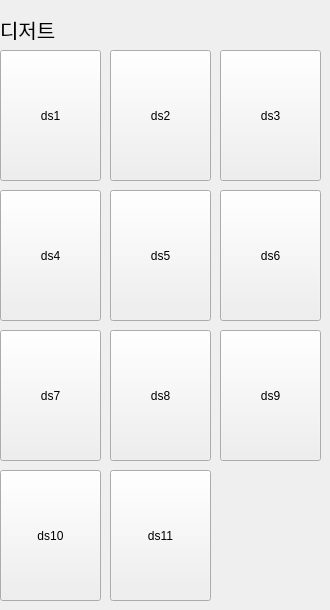
     <widget class="QWidget" name="page_8">
      <widget class="QPushButton" name="btn_ds8">
       <property name="geometry">
        <rect>
         <x>110</x>
         <y>330</y>
         <width>101</width>
         <height>131</height>
        </rect>
       </property>
       <property name="text">
        <string>ds8</string>
       </property>
      </widget>
      <widget class="QPushButton" name="btn_ds5">
       <property name="geometry">
        <rect>
         <x>110</x>
         <y>190</y>
         <width>101</width>
         <height>131</height>
        </rect>
       </property>
       <property name="text">
        <string>ds5</string>
       </property>
      </widget>
      <widget class="QPushButton" name="btn_ds2">
       <property name="geometry">
        <rect>
         <x>110</x>
         <y>50</y>
         <width>101</width>
         <height>131</height>
        </rect>
       </property>
       <property name="text">
        <string>ds2</string>
       </property>
      </widget>
      <widget class="QPushButton" name="btn_ds9">
       <property name="geometry">
        <rect>
         <x>220</x>
         <y>330</y>
         <width>101</width>
         <height>131</height>
        </rect>
       </property>
       <property name="text">
        <string>ds9</string>
       </property>
      </widget>
      <widget class="QLabel" name="label_29">
       <property name="geometry">
        <rect>
         <x>0</x>
         <y>19</y>
         <width>81</width>
         <height>21</height>
        </rect>
       </property>
       <property name="font">
        <font>
         <pointsize>15</pointsize>
        </font>
       </property>
       <property name="text">
        <string>디저트</string>
       </property>
      </widget>
      <widget class="QPushButton" name="btn_ds3">
       <property name="geometry">
        <rect>
         <x>220</x>
         <y>50</y>
         <width>101</width>
         <height>131</height>
        </rect>
       </property>
       <property name="text">
        <string>ds3</string>
       </property>
      </widget>
      <widget class="QPushButton" name="btn_ds7">
       <property name="geometry">
        <rect>
         <x>0</x>
         <y>330</y>
         <width>101</width>
         <height>131</height>
        </rect>
       </property>
       <property name="text">
        <string>ds7</string>
       </property>
      </widget>
      <widget class="QPushButton" name="btn_ds1">
       <property name="geometry">
        <rect>
         <x>0</x>
         <y>50</y>
         <width>101</width>
         <height>131</height>
        </rect>
       </property>
       <property name="text">
        <string>ds1</string>
       </property>
      </widget>
      <widget class="QPushButton" name="btn_ds6">
       <property name="geometry">
        <rect>
         <x>220</x>
         <y>190</y>
         <width>101</width>
         <height>131</height>
        </rect>
       </property>
       <property name="text">
        <string>ds6</string>
       </property>
      </widget>
      <widget class="QPushButton" name="btn_ds4">
       <property name="geometry">
        <rect>
         <x>0</x>
         <y>190</y>
         <width>101</width>
         <height>131</height>
        </rect>
       </property>
       <property name="text">
        <string>ds4</string>
       </property>
      </widget>
      <widget class="QPushButton" name="btn_ds10">
       <property name="geometry">
        <rect>
         <x>0</x>
         <y>470</y>
         <width>101</width>
         <height>131</height>
        </rect>
       </property>
       <property name="text">
        <string>ds10</string>
       </property>
      </widget>
      <widget class="QPushButton" name="btn_ds11">
       <property name="geometry">
        <rect>
         <x>110</x>
         <y>470</y>
         <width>101</width>
         <height>131</height>
        </rect>
       </property>
       <property name="text">
        <string>ds11</string>
       </property>
      </widget>
     </widget>
